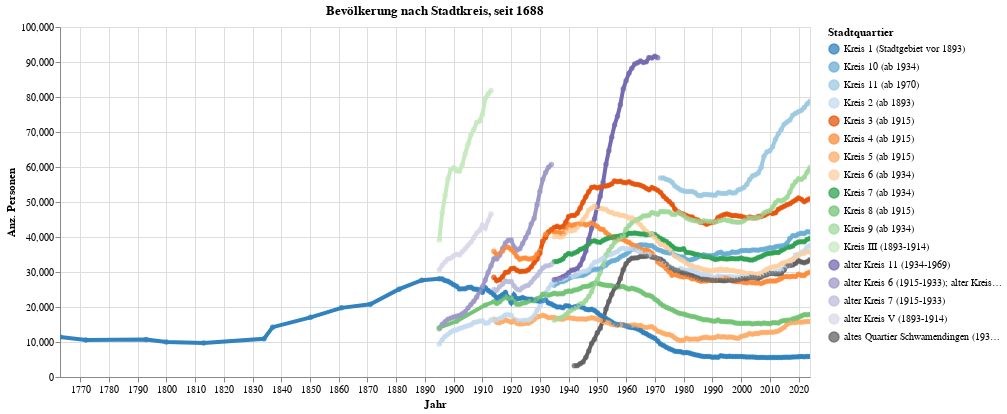

Source (notebook cell):
### Code cell
myTitle="Bevölkerung nach Stadtkreis, seit "+data_min_date

highlight = alt.selection(type='single', on='mouseover',
                          fields=['RAUM_lang'], nearest=True)
#x='date:StichtagDatJahr',
base = alt.Chart(myAgg.reset_index().query('sum_WBev>0'), title=myTitle).encode(
    x=alt.X('StichtagDatJahr', axis=alt.Axis(title='Jahr'))# , axis=alt.Axis(format='%', title='percentage')
    , y=alt.X('sum_WBev', axis=alt.Axis(title='Anz. Personen'))
    , color=alt.Color('RAUM_lang', legend=alt.Legend(title="Stadtquartier", orient="right"), scale=alt.Scale(scheme='category20c'))  
    ,tooltip=['StichtagDatJahr', 'RAUM_lang','sum_WBev']    
)
points = base.mark_circle().encode(
    opacity=alt.value(0.75)
).add_selection(
    highlight
).properties(
    width=750 , height=350
)
lines = base.mark_line().encode(
    size=alt.condition(~highlight, alt.value(0.5), alt.value(4))
).interactive()

lines + points

### Figure 1 — Vega-Lite specification as saved in the notebook (floating-point values rounded to 4 significant figures; data arrays with more than 128 entries replaced by an {"elided": "..."} marker saying what was removed)
{"config": {"view": {"continuousWidth": 400, "continuousHeight": 300}}, "layer": [{"mark": "line", "encoding": {"color": {"type": "nominal", "field": "RAUM_lang", "legend": {"orient": "right", "title": "Stadtquartier"}, "scale": {"scheme": "category20c"}}, "size": {"condition": {"value": 0.5, "selection": {"not": "selector003"}}, "value": 4}, "tooltip": [{"type": "temporal", "field": "StichtagDatJahr"}, {"type": "nominal", "field": "RAUM_lang"}, {"type": "quantitative", "field": "sum_WBev"}], "x": {"type": "temporal", "axis": {"title": "Jahr"}, "field": "StichtagDatJahr"}, "y": {"type": "quantitative", "axis": {"title": "Anz. Personen"}, "field": "sum_WBev"}}, "selection": {"selector004": {"type": "interval", "bind": "scales", "encodings": ["x", "y"]}}, "title": "Bevölkerung nach Stadtkreis, seit 1688"}, {"mark": "circle", "encoding": {"color": {"type": "nominal", "field": "RAUM_lang", "legend": {"orient": "right", "title": "Stadtquartier"}, "scale": {"scheme": "category20c"}}, "opacity": {"value": 0.75}, "tooltip": [{"type": "temporal", "field": "StichtagDatJahr"}, {"type": "nominal", "field": "RAUM_lang"}, {"type": "quantitative", "field": "sum_WBev"}], "x": {"type": "temporal", "axis": {"title": "Jahr"}, "field": "StichtagDatJahr"}, "y": {"type": "quantitative", "axis": {"title": "Anz. Personen"}, "field": "sum_WBev"}}, "height": 350, "selection": {"selector003": {"type": "single", "on": "mouseover", "fields": ["RAUM_lang"], "nearest": true}}, "title": "Bevölkerung nach Stadtkreis, seit 1688", "width": 750}], "data": {"name": "data-e9c9cac4bb7e602185e427dd7fccb03e"}, "$schema": "https://vega.github.io/schema/vega-lite/v4.8.1.json", "datasets": {"data-e9c9cac4bb7e602185e427dd7fccb03e": {"elided": "1351 records"}}}
